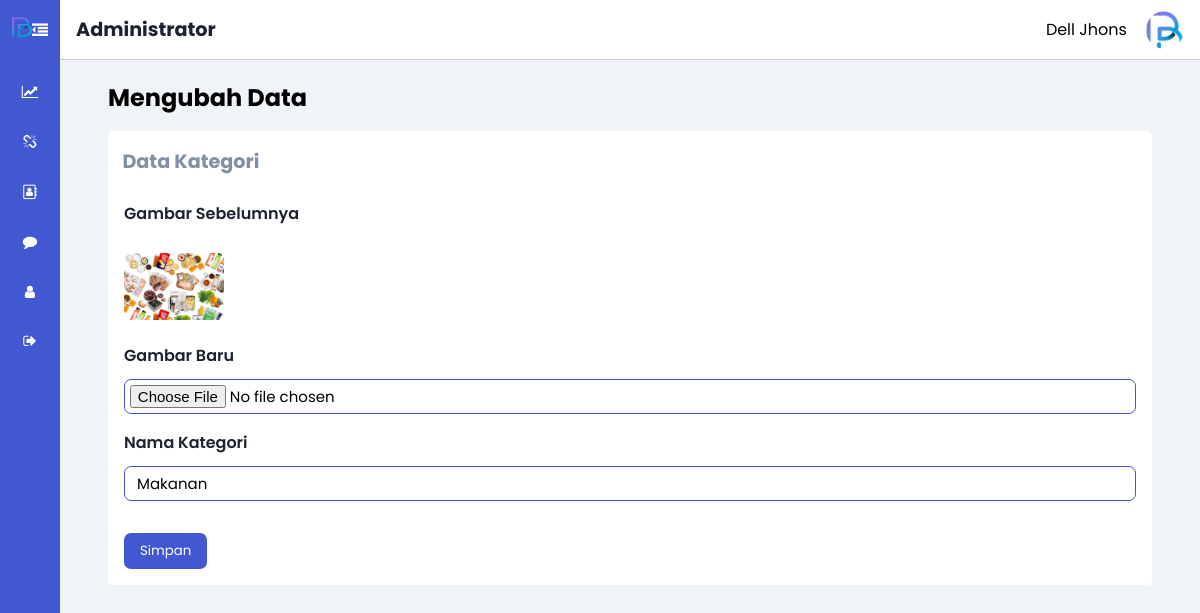
The page /content/admin/index.php?hal=category_update&id=76 (signed in) on the database its author committed.
### tables this page shows
CREATE TABLE `tbl_category` (
  `id_category` int(10) NOT NULL,
  `name_category` varchar(50) NOT NULL,
  `img_category` varchar(200) NOT NULL
);

### content/admin/category/c_update.php (the view, shortened to what this page needs)
<?php
    $query = mysqli_query($conn, "SELECT * FROM tbl_category WHERE id_category='$_GET[id]'");
    $data = mysqli_fetch_array($query);
?>
<h2 class="dashboard-title">Mengubah Data</h2>
<div class="table-cards">
    <div class="table-card">
        <div class="name-crud">
            <h3>Data Kategori</h3>
        </div>
        <form class="form-type" action="?hal=category_edit" method="post" enctype="multipart/form-data">
            <div class="input-form">
                <label>Gambar Sebelumnya</label>
                <img src="../../assets/images/category/<?= $data['img_category']?>">
            </div>
            <div class="input-form">
                <label for="var1">Gambar Baru</label>
                <input class="image-new" type="file" name="image_new" id="var1">
            </div>
            <div class="input-form">
                <label for="var2">Nama Kategori</label>
                <input type="text" name="category" id="var2" required value="<?= $data['name_category']?>">
            </div>
            <button type="submit" class="publish">Simpan</button>
        </form>
    </div>

### assets/css/ad_main_style.css (style rules this page uses)
:root { --main-color: #4158d0; --color-dark: #1D2231; --text-grey: #8390A2; }
* { margin: 0; padding: 0; font-family: 'Poppins', sans-serif; text-decoration: none; list-style: none; box-sizing: border-box; }
.dashboard-title { color: var(--text-dark); margin-bottom: 1rem; }
.table-cards { width: 100%; }
.table-card { background: #ffffff; border-radius: 5px; }
.table-card .name-crud { display: flex; justify-content: space-between; text-align: center; padding: 1rem .9rem; height: 70px; }
.table-card .name-crud h3 { color: var(--text-grey); font-size: 1.2rem; }
.table-card form.form-type { padding: 0rem 1rem; }
.table-card form.form-type label { display: block; padding-bottom: .7rem; font-size: 1rem; font-weight: 600; color: var(--color-dark); }
.table-card form.form-type input, .table-card form.form-type select { width: 100%; height: 35px; outline: none; font-size: 15px; padding-left: 12px; border: 1px solid lightgrey; border-radius: 7px; background: none; }
.table-card form.form-type .input-form { margin-bottom: 1rem; }
.table-card form.form-type input[type=file] { padding: .3rem; }
.table-card form.form-type img { margin-top: 1rem; width: 100px; }
.table-card form.form-type input:focus, form.form-type input:valid, .table-card form.form-type select:focus, .table-card form.form-type select:valid, .table-card .input-form textarea:focus, .table-card .input-form textarea:valid { border-color: var(--main-color); }
.table-card form.form-type button.publish { border: none; padding: .5rem 1rem; margin-bottom: 1rem; margin-top: 1rem; background: var(--main-color); color: #fff; border-radius: 7px; cursor: pointer; }

### rows shown on the page
tbl_category: img_category (picture), category "Makanan"

### other values the page prints
$_SESSION['name_user'] "Dell Jhons"
